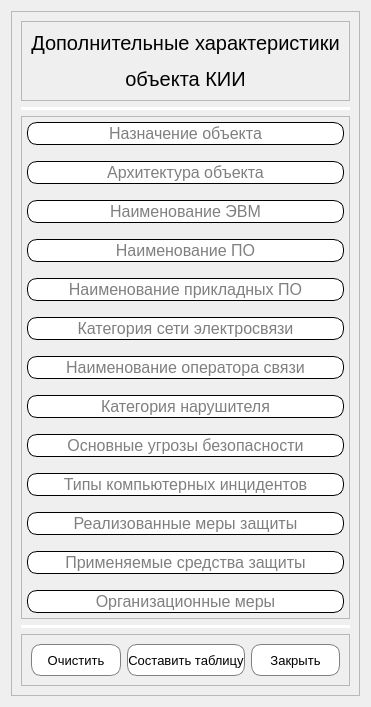
      <widget class="QWidget" name="page">
       <layout class="QVBoxLayout" name="verticalLayout_6">
        <item>
         <widget class="QFrame" name="frame">
          <property name="frameShape">
           <enum>QFrame::StyledPanel</enum>
          </property>
          <property name="frameShadow">
           <enum>QFrame::Raised</enum>
          </property>
          <layout class="QVBoxLayout" name="verticalLayout_12">
           <item>
            <widget class="QFrame" name="frame_2">
             <property name="frameShape">
              <enum>QFrame::StyledPanel</enum>
             </property>
             <property name="frameShadow">
              <enum>QFrame::Raised</enum>
             </property>
             <layout class="QVBoxLayout" name="verticalLayout_13">
              <item alignment="Qt::AlignHCenter|Qt::AlignVCenter">
               <widget class="QLabel" name="label">
                <property name="styleSheet">
                 <string notr="true">font-size: 15pt;
font-family: &quot;Segoe UI&quot;;</string>
                </property>
                <property name="text">
                 <string>&lt;html&gt;&lt;head/&gt;&lt;body&gt;&lt;p align=&quot;center&quot;&gt;Дополнительные характеристики&lt;/p&gt;&lt;p align=&quot;center&quot;&gt;объекта КИИ&lt;/p&gt;&lt;/body&gt;&lt;/html&gt;</string>
                </property>
               </widget>
              </item>
             </layout>
            </widget>
           </item>
           <item>
            <widget class="Line" name="line_3">
             <property name="styleSheet">
              <string notr="true">border: 2px solid white;
color: white;
</string>
             </property>
             <property name="orientation">
              <enum>Qt::Horizontal</enum>
             </property>
            </widget>
           </item>
           <item>
            <widget class="QFrame" name="frame_3">
             <property name="frameShape">
              <enum>QFrame::StyledPanel</enum>
             </property>
             <property name="frameShadow">
              <enum>QFrame::Raised</enum>
             </property>
             <layout class="QVBoxLayout" name="verticalLayout_15">
              <property name="leftMargin">
               <number>0</number>
              </property>
              <property name="topMargin">
               <number>0</number>
              </property>
              <property name="rightMargin">
               <number>0</number>
              </property>
              <property name="bottomMargin">
               <number>0</number>
              </property>
              <item>
               <layout class="QVBoxLayout" name="verticalLayout_14">
                <item>
                 <widget class="QLineEdit" name="obj_target">
                  <property name="styleSheet">
                   <string notr="true">margin: 5px;
border: 1px solid white;
border-radius: 10px;
border-color: black;
font-family: &quot;Segoe UI&quot;;
font-size: 12pt;</string>
                  </property>
                  <property name="alignment">
                   <set>Qt::AlignCenter</set>
                  </property>
                  <property name="placeholderText">
                   <string>Назначение объекта</string>
                  </property>
                 </widget>
                </item>
                <item>
                 <widget class="QLineEdit" name="obj_architecture">
                  <property name="styleSheet">
                   <string notr="true">margin: 5px;
border: 1px solid white;
border-radius: 10px;
border-color: black;
font-family: &quot;Segoe UI&quot;;
font-size: 12pt;</string>
                  </property>
                  <property name="alignment">
                   <set>Qt::AlignCenter</set>
                  </property>
                  <property name="placeholderText">
                   <string>Архитектура объекта</string>
                  </property>
                 </widget>
                </item>
                <item>
                 <widget class="QLineEdit" name="EWM_name">
                  <property name="styleSheet">
                   <string notr="true">margin: 5px;
border: 1px solid white;
border-radius: 10px;
border-color: black;
font-family: &quot;Segoe UI&quot;;
font-size: 12pt;</string>
                  </property>
                  <property name="alignment">
                   <set>Qt::AlignCenter</set>
                  </property>
                  <property name="placeholderText">
                   <string>Наименование ЭВМ</string>
                  </property>
                 </widget>
                </item>
                <item>
                 <widget class="QLineEdit" name="PO_name">
                  <property name="styleSheet">
                   <string notr="true">margin: 5px;
border: 1px solid white;
border-radius: 10px;
border-color: black;
font-family: &quot;Segoe UI&quot;;
font-size: 12pt;</string>
                  </property>
                  <property name="alignment">
                   <set>Qt::AlignCenter</set>
                  </property>
                  <property name="placeholderText">
                   <string>Наименование ПО</string>
                  </property>
                 </widget>
                </item>
                <item>
                 <widget class="QLineEdit" name="PO_2_name">
                  <property name="styleSheet">
                   <string notr="true">margin: 5px;
border: 1px solid white;
border-radius: 10px;
border-color: black;
font-family: &quot;Segoe UI&quot;;
font-size: 12pt;</string>
                  </property>
                  <property name="alignment">
                   <set>Qt::AlignCenter</set>
                  </property>
                  <property name="placeholderText">
                   <string>Наименование прикладных ПО</string>
                  </property>
                 </widget>
                </item>
                <item>
                 <widget class="QLineEdit" name="signal_category">
                  <property name="styleSheet">
                   <string notr="true">margin: 5px;
border: 1px solid white;
border-radius: 10px;
border-color: black;
font-family: &quot;Segoe UI&quot;;
font-size: 12pt;</string>
                  </property>
                  <property name="alignment">
                   <set>Qt::AlignCenter</set>
                  </property>
                  <property name="placeholderText">
                   <string>Категория сети электросвязи</string>
                  </property>
                 </widget>
                </item>
                <item>
                 <widget class="QLineEdit" name="provider_name">
                  <property name="styleSheet">
                   <string notr="true">margin: 5px;
border: 1px solid white;
border-radius: 10px;
border-color: black;
font-family: &quot;Segoe UI&quot;;
font-size: 12pt;</string>
                  </property>
                  <property name="alignment">
                   <set>Qt::AlignCenter</set>
                  </property>
                  <property name="placeholderText">
                   <string>Наименование оператора связи</string>
                  </property>
                 </widget>
                </item>
                <item>
                 <widget class="QLineEdit" name="bad_category">
                  <property name="styleSheet">
                   <string notr="true">margin: 5px;
border: 1px solid white;
border-radius: 10px;
border-color: black;
font-family: &quot;Segoe UI&quot;;
font-size: 12pt;</string>
                  </property>
                  <property name="alignment">
                   <set>Qt::AlignCenter</set>
                  </property>
                  <property name="placeholderText">
                   <string>Категория нарушителя</string>
                  </property>
                 </widget>
                </item>
                <item>
                 <widget class="QLineEdit" name="life_threats">
                  <property name="styleSheet">
                   <string notr="true">margin: 5px;
border: 1px solid white;
border-radius: 10px;
border-color: black;
font-family: &quot;Segoe UI&quot;;
font-size: 12pt;</string>
                  </property>
                  <property name="alignment">
                   <set>Qt::AlignCenter</set>
                  </property>
                  <property name="placeholderText">
                   <string>Основные угрозы безопасности</string>
                  </property>
                 </widget>
                </item>
                <item>
                 <widget class="QLineEdit" name="injections_types">
                  <property name="styleSheet">
                   <string notr="true">margin: 5px;
border: 1px solid white;
border-radius: 10px;
border-color: black;
font-family: &quot;Segoe UI&quot;;
font-size: 12pt;</string>
                  </property>
                  <property name="alignment">
                   <set>Qt::AlignCenter</set>
                  </property>
                  <property name="placeholderText">
                   <string>Типы компьютерных инцидентов</string>
                  </property>
                 </widget>
                </item>
                <item>
                 <widget class="QLineEdit" name="security_methods">
                  <property name="styleSheet">
                   <string notr="true">margin: 5px;
border: 1px solid white;
border-radius: 10px;
border-color: black;
font-family: &quot;Segoe UI&quot;;
font-size: 12pt;</string>
                  </property>
                  <property name="alignment">
                   <set>Qt::AlignCenter</set>
                  </property>
                  <property name="placeholderText">
                   <string>Реализованные меры защиты</string>
                  </property>
                 </widget>
                </item>
                <item>
                 <widget class="QLineEdit" name="security_methods_2">
                  <property name="styleSheet">
                   <string notr="true">margin: 5px;
border: 1px solid white;
border-radius: 10px;
border-color: black;
font-family: &quot;Segoe UI&quot;;
font-size: 12pt;
</string>
                  </property>
                  <property name="alignment">
                   <set>Qt::AlignCenter</set>
                  </property>
                  <property name="placeholderText">
                   <string>Применяемые средства защиты</string>
                  </property>
                 </widget>
                </item>
                <item>
                 <widget class="QLineEdit" name="organization_methods">
                  <property name="styleSheet">
                   <string notr="true">margin: 5px;
border: 1px solid white;
border-radius: 10px;
border-color: black;
font-family: &quot;Segoe UI&quot;;
font-size: 12pt;</string>
                  </property>
                  <property name="alignment">
                   <set>Qt::AlignCenter</set>
                  </property>
                  <property name="placeholderText">
                   <string>Организационные меры</string>
                  </property>
                 </widget>
                </item>
               </layout>
              </item>
             </layout>
            </widget>
           </item>
           <item>
            <widget class="Line" name="line_4">
             <property name="styleSheet">
              <string notr="true">border: 2px solid white;
color: white;
</string>
             </property>
             <property name="orientation">
              <enum>Qt::Horizontal</enum>
             </property>
            </widget>
           </item>
           <item>
            <widget class="QFrame" name="frame_5">
             <property name="frameShape">
              <enum>QFrame::StyledPanel</enum>
             </property>
             <property name="frameShadow">
              <enum>QFrame::Raised</enum>
             </property>
             <layout class="QHBoxLayout" name="horizontalLayout_5">
              <item>
               <widget class="QPushButton" name="third_page_clear_btn">
                <property name="styleSheet">
                 <string notr="true">#third_page_clear_btn{
	height: 30px;
	border: 1px solid grey;
	border-radius: 10px;
	background-color: white;
	transition-duration: 1.5s;
	font-family: &quot;Segoe UI&quot;;
	font-size: 10pt;
}
#third_page_clear_btn:hover{
	background-color: rgb(255, 44, 44);
	border-radius: 10px;
	border: transparent;
}</string>
                </property>
                <property name="text">
                 <string>Очистить</string>
                </property>
               </widget>
              </item>
              <item>
               <widget class="QPushButton" name="create_table_btn">
                <property name="styleSheet">
                 <string notr="true">#create_table_btn{
	height: 30px;
	border: 1px solid grey;
	border-radius: 10px;
	background-color: white;
	transition-duration: 1.5s;
	font-family: &quot;Segoe UI&quot;;
	font-size: 10pt;
}
#create_table_btn:hover{
	
	background-color: rgb(4, 208, 21);
	border-radius: 10px;
	border: transparent;
}</string>
                </property>
                <property name="text">
                 <string>Составить таблицу</string>
                </property>
               </widget>
              </item>
              <item>
               <widget class="QPushButton" name="third_page_close_btn">
                <property name="styleSheet">
                 <string notr="true">#third_page_close_btn{
	height: 30px;
	border: 1px solid grey;
	border-radius: 10px;
	background-color: white;
	transition-duration: 1.5s;
	font-family: &quot;Segoe UI&quot;;
	font-size: 10pt;
}
#third_page_close_btn:hover{
	
	background-color: rgb(60, 122, 255);
	border-radius: 10px;
	border: transparent;
}</string>
                </property>
                <property name="text">
                 <string>Закрыть</string>
                </property>
               </widget>
              </item>
             </layout>
            </widget>
           </item>
          </layout>
         </widget>
        </item>
       </layout>
      </widget>
